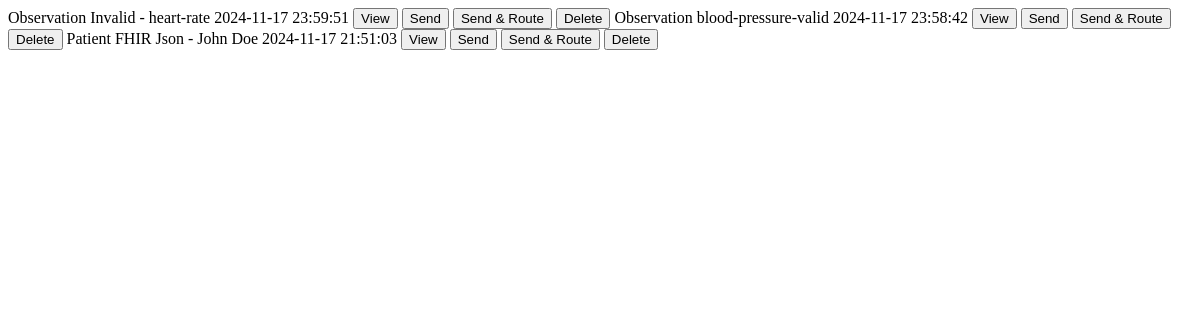
The app's page /get_test_messages, older data.
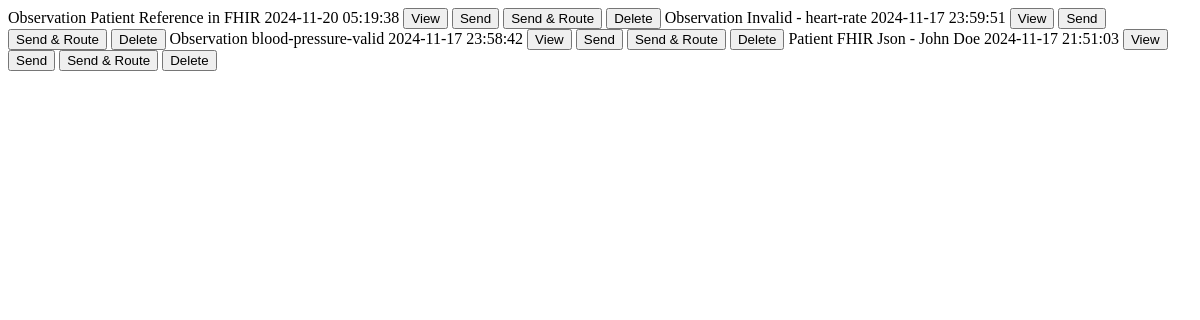
The same page, newer data.
### app.py (models this page shows)
class TestMessage(db.Model):
    id = db.Column(db.Integer, primary_key=True)
    name = db.Column(db.String(100), nullable=False)
    description = db.Column(db.Text)
    message_content = db.Column(db.Text, nullable=False)
    message_type_id = db.Column(db.Integer, db.ForeignKey('message_type.id'), nullable=False)
    created_at = db.Column(db.DateTime, default=datetime.utcnow)
    response = db.relationship('ResponseMessage',backref='message', lazy=True)

class MessageType(db.Model):
    id = db.Column(db.Integer, primary_key=True)
    name = db.Column(db.String(100), nullable=False)
    description = db.Column(db.Text)
    created_at = db.Column(db.DateTime, default=datetime.utcnow)
    endpoint = db.Column(db.String(150), nullable=False, default="http://localhost:8080/validator")
    test_messages = db.relationship('TestMessage', backref='message_type', lazy=True)
    transforms = db.relationship('XSLTransform', backref='message_type', lazy=True)

### app.py (the view)
@app.route('/get_test_messages')
def get_test_messages():
    test_messages = TestMessage.query.order_by(TestMessage.created_at.desc()).all()
    return render_template('messages/_list.html', test_messages=test_messages)

### templates/messages/_list.html (shortened to what this page needs)
{% for message in test_messages %}
<tr class="hover:bg-gray-50">
    <td class="px-6 py-4 whitespace-nowrap">{{ message.message_type.name }}</td>
    <td class="px-6 py-4 whitespace-nowrap">{{ message.name }}</td>
    <td class="px-6 py-4 whitespace-nowrap">{{ message.created_at.strftime('%Y-%m-%d %H:%M:%S') }}</td>
    <td class="px-6 py-4 whitespace-nowrap">
        <button
                hx-get="/api/messages/{{ message.id }}"
                hx-target="#edit-modal-content"
                hx-swap="innerHTML"
                onclick="showModal()"
                class="text-blue-600 hover:text-blue-900 mr-2">
                View
        </button>
        <button hx-post="/api/messages/{{ message.id }}/send"
                hx-trigger="click"
                hx-target="#edit-modal-content"
                hx-swap="innerHTML"
                onclick="showModal()"
                hx-indicator="#spinner"
                class="text-green-600 hover:text-green-900 mr-2">
            Send
        </button>
        <button hx-post="/api/messages/{{ message.id }}/send?toFHIR=Y"
                hx-trigger="click"
                hx-target="#edit-modal-content"
                hx-swap="innerHTML"
                onclick="showModal()"
                hx-indicator="#spinner"
                class="text-teal-600 hover:text-teal-900 mr-2">
            Send & Route
        </button>
        <button hx-delete="/api/messages/{{ message.id }}"
                hx-confirm="Are you sure you want to delete this message?"
                hx-target="#body_content" hx-swap="innerHTML"
                class="text-red-600 hover:text-red-900 mr-2">
            Delete
        </button>
    </td>
</tr>
{% endfor %}

Row changes from the older to the newer data that the page shows:
added TestMessage: message_type.name "Observation", name "Patient Reference in FHIR", created_at "2024-11-20 05:19:38"
